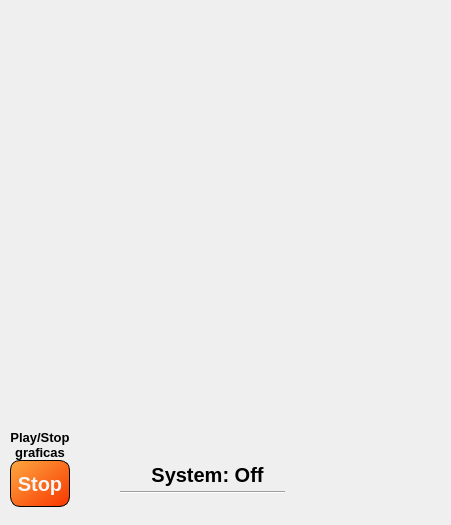
            <widget class="QFrame" name="frame_6">
             <property name="minimumSize">
              <size>
               <width>0</width>
               <height>0</height>
              </size>
             </property>
             <property name="maximumSize">
              <size>
               <width>16777215</width>
               <height>16777215</height>
              </size>
             </property>
             <property name="frameShape">
              <enum>QFrame::NoFrame</enum>
             </property>
             <property name="frameShadow">
              <enum>QFrame::Raised</enum>
             </property>
             <layout class="QGridLayout" name="gridLayout_27">
              <property name="leftMargin">
               <number>10</number>
              </property>
              <property name="topMargin">
               <number>10</number>
              </property>
              <property name="rightMargin">
               <number>10</number>
              </property>
              <property name="bottomMargin">
               <number>0</number>
              </property>
              <property name="horizontalSpacing">
               <number>0</number>
              </property>
              <property name="verticalSpacing">
               <number>10</number>
              </property>
              <item row="2" column="0">
               <widget class="PlotWidget" name="graphWidget_7" native="true">
                <property name="minimumSize">
                 <size>
                  <width>0</width>
                  <height>130</height>
                 </size>
                </property>
               </widget>
              </item>
              <item row="4" column="0">
               <widget class="QFrame" name="frame_14">
                <property name="minimumSize">
                 <size>
                  <width>0</width>
                  <height>0</height>
                 </size>
                </property>
                <property name="maximumSize">
                 <size>
                  <width>16777215</width>
                  <height>95</height>
                 </size>
                </property>
                <property name="font">
                 <font>
                  <pointsize>8</pointsize>
                 </font>
                </property>
                <property name="frameShape">
                 <enum>QFrame::NoFrame</enum>
                </property>
                <property name="frameShadow">
                 <enum>QFrame::Raised</enum>
                </property>
                <layout class="QGridLayout" name="gridLayout_28">
                 <property name="leftMargin">
                  <number>0</number>
                 </property>
                 <property name="topMargin">
                  <number>0</number>
                 </property>
                 <property name="rightMargin">
                  <number>0</number>
                 </property>
                 <property name="bottomMargin">
                  <number>0</number>
                 </property>
                 <property name="spacing">
                  <number>0</number>
                 </property>
                 <item row="0" column="1">
                  <widget class="QFrame" name="frame_24">
                   <property name="minimumSize">
                    <size>
                     <width>0</width>
                     <height>0</height>
                    </size>
                   </property>
                   <property name="maximumSize">
                    <size>
                     <width>400</width>
                     <height>16777215</height>
                    </size>
                   </property>
                   <property name="frameShape">
                    <enum>QFrame::NoFrame</enum>
                   </property>
                   <property name="frameShadow">
                    <enum>QFrame::Plain</enum>
                   </property>
                   <layout class="QGridLayout" name="gridLayout_4">
                    <item row="0" column="0">
                     <spacer name="horizontalSpacer">
                      <property name="orientation">
                       <enum>Qt::Horizontal</enum>
                      </property>
                      <property name="sizeHint" stdset="0">
                       <size>
                        <width>41</width>
                        <height>20</height>
                       </size>
                      </property>
                     </spacer>
                    </item>
                    <item row="0" column="1">
                     <layout class="QHBoxLayout" name="horizontalLayout">
                      <item>
                       <layout class="QVBoxLayout" name="verticalLayout">
                        <property name="spacing">
                         <number>0</number>
                        </property>
                        <property name="topMargin">
                         <number>20</number>
                        </property>
                        <property name="bottomMargin">
                         <number>20</number>
                        </property>
                        <item>
                         <widget class="QLabel" name="lb_on_off_">
                          <property name="minimumSize">
                           <size>
                            <width>175</width>
                            <height>0</height>
                           </size>
                          </property>
                          <property name="maximumSize">
                           <size>
                            <width>175</width>
                            <height>30</height>
                           </size>
                          </property>
                          <property name="font">
                           <font>
                            <pointsize>15</pointsize>
                            <weight>75</weight>
                            <bold>true</bold>
                           </font>
                          </property>
                          <property name="whatsThis">
                           <string>&lt;html&gt;&lt;head/&gt;&lt;body&gt;&lt;p&gt;System: Off&lt;/p&gt;&lt;/body&gt;&lt;/html&gt;</string>
                          </property>
                          <property name="text">
                           <string>System: Off</string>
                          </property>
                          <property name="alignment">
                           <set>Qt::AlignCenter</set>
                          </property>
                         </widget>
                        </item>
                        <item>
                         <widget class="Line" name="line_7">
                          <property name="minimumSize">
                           <size>
                            <width>0</width>
                            <height>0</height>
                           </size>
                          </property>
                          <property name="maximumSize">
                           <size>
                            <width>165</width>
                            <height>16777215</height>
                           </size>
                          </property>
                          <property name="orientation">
                           <enum>Qt::Horizontal</enum>
                          </property>
                         </widget>
                        </item>
                       </layout>
                      </item>
                      <item>
                       <widget class="QLabel" name="img_on_off_3">
                        <property name="minimumSize">
                         <size>
                          <width>90</width>
                          <height>90</height>
                         </size>
                        </property>
                        <property name="maximumSize">
                         <size>
                          <width>90</width>
                          <height>90</height>
                         </size>
                        </property>
                        <property name="styleSheet">
                         <string notr="true">border-image: url(:/logos/Images/old-man.jpg);</string>
                        </property>
                        <property name="text">
                         <string/>
                        </property>
                        <property name="scaledContents">
                         <bool>true</bool>
                        </property>
                       </widget>
                      </item>
                     </layout>
                    </item>
                    <item row="0" column="2">
                     <spacer name="horizontalSpacer_2">
                      <property name="orientation">
                       <enum>Qt::Horizontal</enum>
                      </property>
                      <property name="sizeHint" stdset="0">
                       <size>
                        <width>41</width>
                        <height>20</height>
                       </size>
                      </property>
                     </spacer>
                    </item>
                   </layout>
                  </widget>
                 </item>
                 <item row="0" column="0">
                  <widget class="QFrame" name="frame_25">
                   <property name="minimumSize">
                    <size>
                     <width>0</width>
                     <height>0</height>
                    </size>
                   </property>
                   <property name="maximumSize">
                    <size>
                     <width>175</width>
                     <height>16777215</height>
                    </size>
                   </property>
                   <property name="font">
                    <font>
                     <pointsize>7</pointsize>
                    </font>
                   </property>
                   <property name="frameShape">
                    <enum>QFrame::NoFrame</enum>
                   </property>
                   <property name="frameShadow">
                    <enum>QFrame::Plain</enum>
                   </property>
                   <layout class="QGridLayout" name="gridLayout_30">
                    <property name="leftMargin">
                     <number>0</number>
                    </property>
                    <property name="topMargin">
                     <number>0</number>
                    </property>
                    <property name="rightMargin">
                     <number>0</number>
                    </property>
                    <property name="bottomMargin">
                     <number>18</number>
                    </property>
                    <property name="spacing">
                     <number>0</number>
                    </property>
                    <item row="0" column="0">
                     <widget class="QLabel" name="lb_on_off_6">
                      <property name="minimumSize">
                       <size>
                        <width>0</width>
                        <height>0</height>
                       </size>
                      </property>
                      <property name="maximumSize">
                       <size>
                        <width>165</width>
                        <height>30</height>
                       </size>
                      </property>
                      <property name="font">
                       <font>
                        <pointsize>10</pointsize>
                        <weight>75</weight>
                        <bold>true</bold>
                       </font>
                      </property>
                      <property name="whatsThis">
                       <string>&lt;html&gt;&lt;head/&gt;&lt;body&gt;&lt;p&gt;System: Off&lt;/p&gt;&lt;/body&gt;&lt;/html&gt;</string>
                      </property>
                      <property name="text">
                       <string>Play/Stop graficas</string>
                      </property>
                      <property name="alignment">
                       <set>Qt::AlignCenter</set>
                      </property>
                      <property name="wordWrap">
                       <bool>true</bool>
                      </property>
                     </widget>
                    </item>
                    <item row="1" column="0">
                     <widget class="QPushButton" name="play_stop_button_">
                      <property name="enabled">
                       <bool>true</bool>
                      </property>
                      <property name="minimumSize">
                       <size>
                        <width>55</width>
                        <height>0</height>
                       </size>
                      </property>
                      <property name="maximumSize">
                       <size>
                        <width>16777215</width>
                        <height>55</height>
                       </size>
                      </property>
                      <property name="font">
                       <font>
                        <pointsize>15</pointsize>
                        <weight>75</weight>
                        <bold>true</bold>
                       </font>
                      </property>
                      <property name="styleSheet">
                       <string notr="true">QPushButton{
	color: rgb(247, 247, 247);
	
	
	background-color: qlineargradient(spread:pad, x1:0, y1:0, x2:1, y2:1, stop:0 rgba(255, 159, 41, 225), stop:1 rgba(248, 54, 0, 255));
	border-radius: 10%;
    border: 1px solid #000;
	
}

QPushButton:hover {background-color: rgb(51, 209, 122);}

QPushButton:hover:!pressed
{
  border: 1.5px solid black;
}
</string>
                      </property>
                      <property name="text">
                       <string>Stop</string>
                      </property>
                      <property name="checkable">
                       <bool>true</bool>
                      </property>
                      <property name="checked">
                       <bool>false</bool>
                      </property>
                     </widget>
                    </item>
                   </layout>
                  </widget>
                 </item>
                </layout>
               </widget>
              </item>
              <item row="0" column="0">
               <widget class="PlotWidget" name="graphWidget_8" native="true">
                <property name="minimumSize">
                 <size>
                  <width>0</width>
                  <height>130</height>
                 </size>
                </property>
               </widget>
              </item>
              <item row="1" column="0">
               <widget class="PlotWidget" name="graphWidget_9" native="true">
                <property name="minimumSize">
                 <size>
                  <width>0</width>
                  <height>130</height>
                 </size>
                </property>
               </widget>
              </item>
             </layout>
            </widget>
